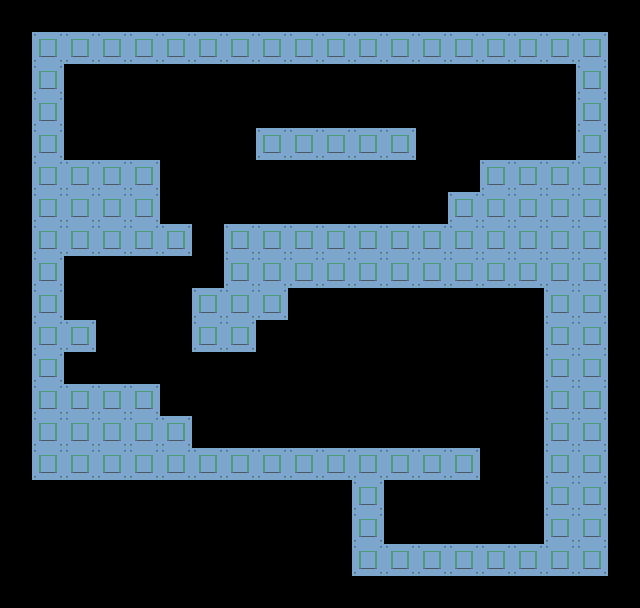

Tiled map render using the project's own tile images. Description and the map definition, with tile-layer contents summarised, below:
An orthogonal 20x19 tile map with 32x32 px tiles, 1 tile layer (tile), 2 tilesets and 10 objects (oTeleport, oPickupUpgradeMobility).

<map version="1.2" tiledversion="1.3.1" orientation="orthogonal" renderorder="right-down" compressionlevel="0" width="20" height="19" tilewidth="32" tileheight="32" infinite="0" nextlayerid="4" nextobjectid="16">
 <editorsettings>
  <export target="rm_down1.room.gmx" format="gmx" />
 </editorsettings>
 <properties>
  <property name="speed" type="int" value="60" />
 </properties>
 <tileset firstgid="1" source="tiles.tsx" />
 <tileset firstgid="2" source="objects.tsx" />
 <layer id="1" name="tile" width="20" height="19">
  <data>[380 cells, 134 non-empty, 1 distinct tile ids]</data>
 </layer>
 <objectgroup id="2" name="obj">
  <object id="3" name="TP" type="oTeleport" gid="4" x="448" y="448" width="32" height="32" />
  <object id="4" name="UPGRADE : MOVE" type="oPickupUpgradeMobility" gid="5" x="352" y="448" width="32" height="32" />
  <object id="7" template="temp/oDoor.tx" x="416" y="544" />
  <object id="8" template="temp/oDoor.tx" x="96" y="160">
   <properties>
    <property name="code">dest = rm_hub;
doorID = 1;</property>
   </properties>
  </object>
  <object id="9" template="temp/oDoor.tx" x="320" y="224">
   <properties>
    <property name="code">dest = rm_down_jump;
doorID = 42;</property>
   </properties>
  </object>
  <object id="11" template="temp/oKNT.tx" x="0" y="-32" />
  <object id="12" template="temp/oRoom.tx" x="0" y="-96">
   <properties>
    <property name="code">title = "DOWNGRADE TOENAIL PRIME";
subtitle = "";</property>
   </properties>
  </object>
  <object id="13" template="temp/oPickupUpgradeHealth.tx" x="64" y="320" />
  <object id="14" template="temp/oPickupItemPowercell.tx" x="480" y="544" />
  <object id="15" template="temp/view.tx" x="64" y="64" />
 </objectgroup>
</map>